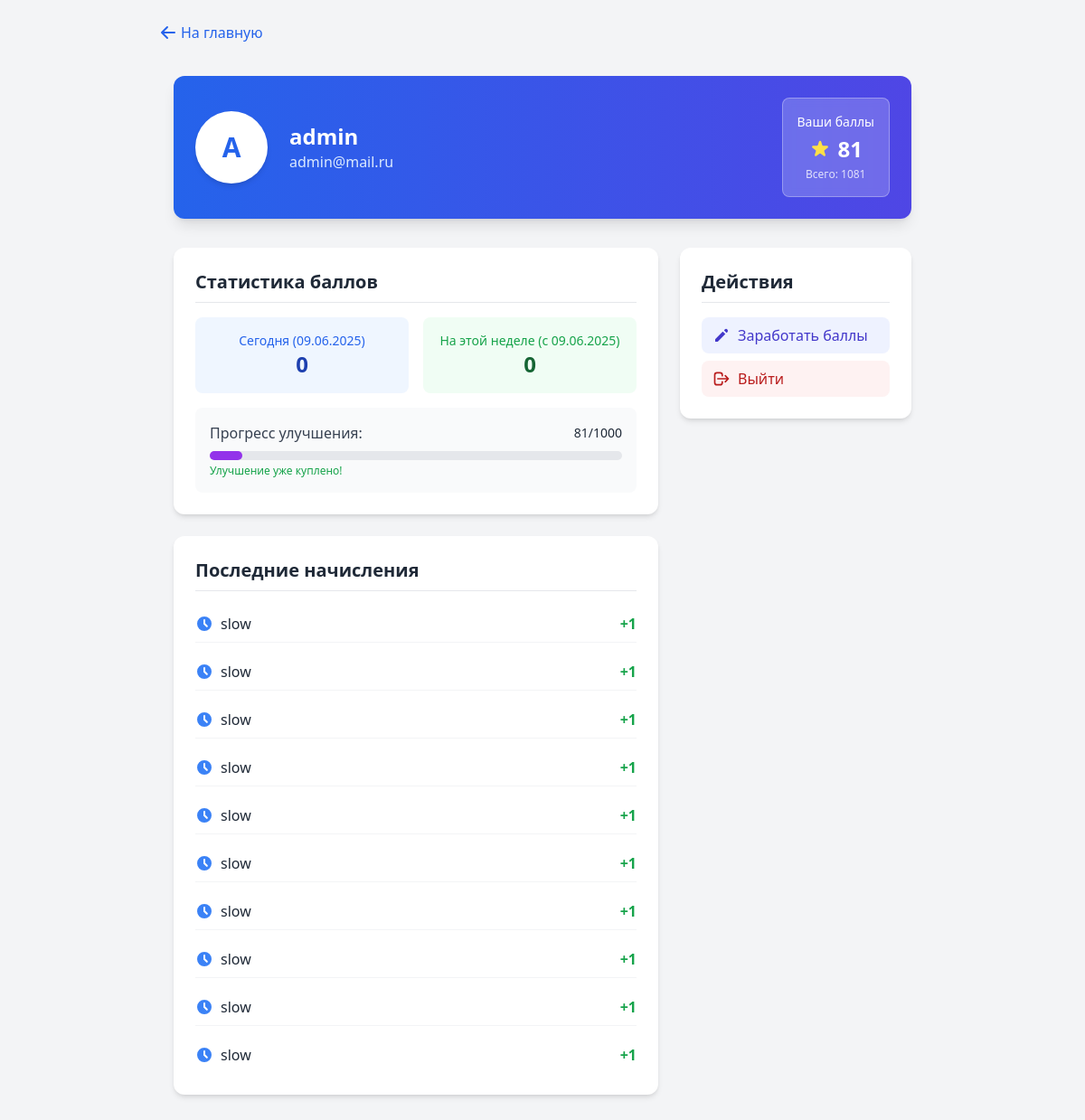
Screenshot of /profile/ (signed in) with the database file from the repository.
### core/models.py (models this page shows, shortened)
class User(AbstractUser):
    bio = models.TextField(blank=True)
    avatar = models.ImageField(upload_to='avatars/', blank=True, null=True)
    class Meta:
        verbose_name = 'Пользователь'
        verbose_name_plural = 'Пользователи'

class UserPoints(models.Model):
    SLOW_CLICK_COOLDOWN = timedelta(minutes=15)
    MESSAGE_COST = 100
    UPGRADE_COST = 1000
    DAILY_FAST_CLICKS_LIMIT = 100  # Единое имя константы
    FAST_CLICK_MIN = 5
    FAST_CLICK_MAX = 10
    FAST_CLICK_UPGRADED_MIN = 10
    FAST_CLICK_UPGRADED_MAX = 20
    user = models.OneToOneField(User, on_delete=models.CASCADE, related_name='points_profile')
    points = models.PositiveIntegerField(default=0, validators=[MinValueValidator(0)])
    total_points = models.PositiveIntegerField(default=0)
    is_upgraded = models.BooleanField(default=False)
    last_slow_click = models.DateTimeField(null=True, blank=True)
    last_activity = models.DateTimeField(auto_now=True)
    fast_clicks_today = models.PositiveIntegerField(default=0)
    objects = UserPointsManager()
    class Meta:
        indexes = [
            models.Index(fields=['user']),
            models.Index(fields=['last_activity']),
        ]
    def get_daily_points(self, date=None):
        date = date or timezone.now().date()
        return self.history.filter(
            created_at__date=date,
            type__in=['slow_click', 'fast_click', 'bonus']
        ).aggregate(total=Sum('amount'))['total'] or 0
    def get_weekly_points(self):
        week_ago = timezone.now() - timedelta(days=7)
        return self.history.filter(
            created_at__gte=week_ago,
            type__in=['slow_click', 'fast_click', 'bonus']
        ).aggregate(total=Sum('amount'))['total'] or 0

class PointHistory(models.Model):
    TYPE_CHOICES = [
        ('slow_click', 'Медленный клик'),
        ('fast_click', 'Быстрый клик'),
        ('spend', 'Списание'),
        ('chat', 'Чат'),
        ('upgrade', 'Улучшение'),
        ('bonus', 'Бонус'),
        ('other', 'Другое'),
    ]
    user_points = models.ForeignKey(UserPoints, on_delete=models.CASCADE, related_name='history')
    amount = models.IntegerField()
    type = models.CharField(max_length=20, choices=TYPE_CHOICES)
    created_at = models.DateTimeField(auto_now_add=True)
    reason = models.CharField(max_length=255, blank=True, default="")
    class Meta:
        ordering = ['-created_at']
        indexes = [
            models.Index(fields=['-created_at']),
            models.Index(fields=['user_points']),
        ]

### core/views.py (the view)
# urls.py: path('profile/', profile_view, name='profile'),
@login_required
def profile_view(request):
    try:
        user_points = UserPoints.objects.get(user=request.user)
        today = timezone.now().date()
        start_of_week = today - timedelta(days=today.weekday())
        context = {
            'user_points': user_points,
            'daily_points': user_points.get_daily_points(),
            'weekly_points': user_points.get_weekly_points(),
            'remaining_points': max(0, 1000 - user_points.points),
            'point_history': user_points.history.all().order_by('-created_at')[:10],
            'start_of_week': start_of_week.strftime('%d.%m.%Y'),
            'today': today.strftime('%d.%m.%Y')
        }
        return render(request, 'user/profile.html', context)
    except ObjectDoesNotExist:
        user_points = UserPoints.objects.create(user=request.user)
        return redirect('profile')

### core/templates/user/profile.html (shortened to what this page needs)
{% extends 'base.html' %}
{% load tz %}
{% load static %}
{% block content %}
{% timezone "Europe/Moscow" %}
<a href="{% url 'home' %}" class="inline-flex items-center text-blue-600 hover:text-blue-800 transition-colors">
    <svg xmlns="http://www.w3.org/2000/svg" class="h-5 w-5 mr-1" viewBox="0 0 20 20" fill="currentColor">
        <path fill-rule="evenodd" d="M9.707 16.707a1 1 0 01-1.414 0l-6-6a1 1 0 010-1.414l6-6a1 1 0 011.414 1.414L5.414 9H17a1 1 0 110 2H5.414l4.293 4.293a1 1 0 010 1.414z" clip-rule="evenodd" />
    </svg>
    На главную
</a>
<div class="max-w-4xl mx-auto px-4 py-8">
    <div class="bg-gradient-to-r from-blue-600 to-indigo-600 rounded-xl p-6 shadow-lg mb-8">
        <div class="flex items-center justify-between">
            <div class="flex items-center">
                <div class="w-20 h-20 rounded-full bg-white flex items-center justify-center shadow-md mr-6">
                    <span class="text-3xl font-bold text-blue-600">
                        {{ request.user.first_name|first|default:request.user.username|first|upper }}
                    </span>
                </div>
                <div>
                    <h1 class="text-2xl font-bold text-white">
                        {{ request.user.get_full_name|default:request.user.username }}
                    </h1>
                    <p class="text-blue-100">{{ request.user.email }}</p>
                </div>
            </div>
            <div class="bg-white/20 backdrop-blur-sm rounded-lg p-4 text-center border border-white/30">
                <div class="text-white text-sm mb-1">Ваши баллы</div>
                <div class="flex items-center justify-center space-x-2">
                    <span class="text-2xl font-bold text-white">{{ user_points.points }}</span>
                </div>
                <div class="text-white/80 text-xs mt-1">Всего: {{ user_points.total_points }}</div>
            </div>
        </div>
    </div>
    <div class="grid grid-cols-1 md:grid-cols-3 gap-6">
        <div class="md:col-span-2 space-y-6">
            <div class="bg-white rounded-xl shadow-md p-6">
                <h2 class="text-xl font-semibold mb-4 text-gray-800 border-b pb-2">Статистика баллов</h2>
                <div class="space-y-4">
                    <div class="grid grid-cols-2 gap-4">
                        <div class="bg-blue-50 rounded-lg p-4 text-center">
                            <div class="text-blue-600 text-sm">Сегодня ({{ today }})</div>
                            <div class="text-2xl font-bold text-blue-800">{{ daily_points }}</div>
                        </div>
                        <div class="bg-green-50 rounded-lg p-4 text-center">
                            <div class="text-green-600 text-sm">На этой неделе (с {{ start_of_week }})</div>
                            <div class="text-2xl font-bold text-green-800">{{ weekly_points }}</div>
                        </div>
                    </div>
                    <div class="bg-gray-50 rounded-lg p-4">
                        <div class="flex justify-between items-center mb-2">
                            <span class="text-gray-700">Прогресс улучшения:</span>
                            <span class="text-sm font-medium">
                                {{ user_points.points }}/1000
                            </span>
                        </div>
                        <div class="w-full bg-gray-200 rounded-full h-2.5">
                            <div class="bg-purple-600 h-2.5 rounded-full"
                                 style="width: {% widthratio user_points.points 1000 100 %}%"></div>
                        </div>
                        <div class="text-xs text-gray-500 mt-1">
                            {% if user_points.is_upgraded %}
                                <span class="text-green-600">Улучшение уже куплено!</span>
                            {% else %}
                                Нужно еще {{ remaining_points }} баллов для улучшения
                            {% endif %}
                        </div>
                    </div>
                </div>
            </div>
            <div class="bg-white rounded-xl shadow-md p-6">
                <h2 class="text-xl font-semibold mb-4 text-gray-800 border-b pb-2">Последние начисления</h2>
                <div class="space-y-3">
                    {% for entry in point_history %}
                    <div class="flex justify-between items-center py-2 border-b border-gray-100 last:border-0">
                        <div class="flex items-center">
                            {% if entry.type == 'fast' %}
                            <svg xmlns="http://www.w3.org/2000/svg" class="h-5 w-5 text-yellow-500 mr-2" viewBox="0 0 20 20" fill="currentColor">
                                <path fill-rule="evenodd" d="M11.3 1.046A1 1 0 0112 2v5h4a1 1 0 01.82 1.573l-7 10A1 1 0 018 18v-5H4a1 1 0 01-.82-1.573l7-10a1 1 0 011.12-.38z" clip-rule="evenodd" />
                            </svg>
                            {% else %}
                            <svg xmlns="http://www.w3.org/2000/svg" class="h-5 w-5 text-blue-500 mr-2" viewBox="0 0 20 20" fill="currentColor">
                                <path fill-rule="evenodd" d="M10 18a8 8 0 100-16 8 8 0 000 16zm1-12a1 1 0 10-2 0v4a1 1 0 00.293.707l2.828 2.829a1 1 0 101.415-1.415L11 9.586V6z" clip-rule="evenodd" />
                            </svg>
                            {% endif %}
                            <div>
                                <div class="font-medium">{{ entry.get_type_display }}</div>
                            </div>
                        </div>
                        <div class="text-right">
                            <span class="font-bold text-green-600">+{{ entry.amount }}</span>
                        </div>
                    </div>
                    {% empty %}
                    <div class="text-center text-gray-500 py-4">Нет данных о начислениях</div>
                    {% endfor %}
                </div>
            </div>
        </div>
        <div class="space-y-6">
            <div class="bg-white rounded-xl shadow-md p-6">
                <h2 class="text-xl font-semibold mb-4 text-gray-800 border-b pb-2">Действия</h2>
                <div class="space-y-2">
                    <a href="{% url 'grind_main' %}" class="flex items-center px-3 py-2 bg-indigo-50 text-indigo-700 rounded-lg hover:bg-indigo-100 transition-colors">
                        <svg xmlns="http://www.w3.org/2000/svg" class="h-5 w-5 mr-2" viewBox="0 0 20 20" fill="currentColor">
                            <path d="M13.586 3.586a2 2 0 112.828 2.828l-.793.793-2.828-2.828.793-.793zM11.379 5.793L3 14.172V17h2.828l8.38-8.379-2.83-2.828z" />
                        </svg>
                        Заработать баллы
                    </a>
                    <a href="{% url 'logout' %}" class="flex items-center px-3 py-2 bg-red-50 text-red-700 rounded-lg hover:bg-red-100 transition-colors">
                        <svg xmlns="http://www.w3.org/2000/svg" class="h-5 w-5 mr-2" fill="none" viewBox="0 0 24 24" stroke="currentColor">
                            <path stroke-linecap="round" stroke-linejoin="round" stroke-width="2" d="M17 16l4-4m0 0l-4-4m4 4H7m6 4v1a3 3 0 01-3 3H6a3 3 0 01-3-3V7a3 3 0 013-3h4a3 3 0 013 3v1" />
                        </svg>
                        Выйти
                    </a>
                </div>
            </div>
        </div>
    </div>
</div>
{% endtimezone %}
{% endblock %}

### rows the page displays
User: user.first_name|first "A", user.get_full_name "admin", user.email "admin@mail.ru"
UserPoints: points "81", total_points "1081"
PointHistory: type "slow", amount "1"
PointHistory: type "slow", amount "1"
PointHistory: type "slow", amount "1"
PointHistory: type "slow", amount "1"
PointHistory: type "slow", amount "1"
PointHistory: type "slow", amount "1"
PointHistory: type "slow", amount "1"
PointHistory: type "slow", amount "1"
PointHistory: type "slow", amount "1"
PointHistory: type "slow", amount "1"

### other values shown
{{ today }} "09.06.2025"
{{ daily_points }} "0"
{{ start_of_week }} "09.06.2025"
{{ weekly_points }} "0"
